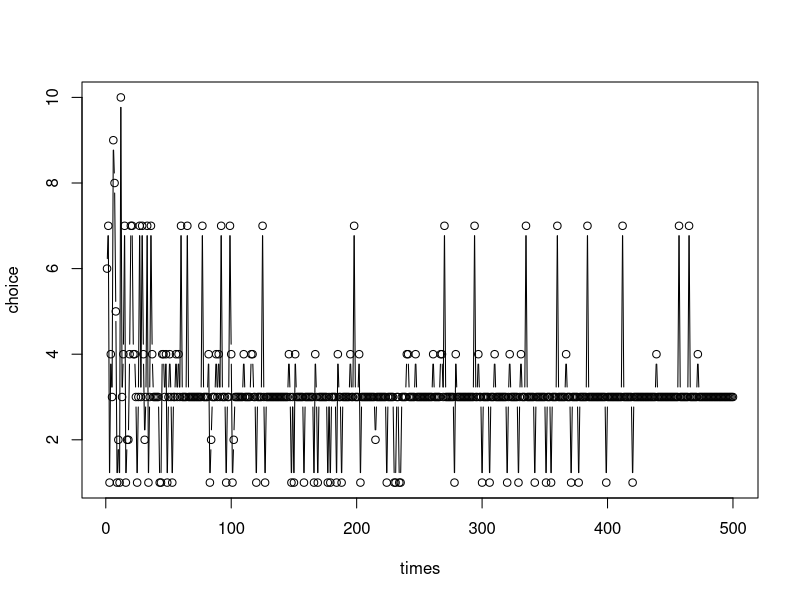

Write the R code that produced this figure.
# multi-armed bandit simulator

machNum=10
triesNum=500

p <- runif(machNum) # do not look at p until you are finished!

winNum <- array(0:0,dim=c(machNum))
totalNum <- array(0:0,dim=c(machNum))
choice <- array(0:0,dim=c(triesNum))

wins <- 0
tries <- 0

play<-function(machine,times)
{
  lastWin<-wins
  k <- machine
  n <- min(times, triesNum - tries)
  res<-runif(n)
  wins <<- wins + sum(res < p[k])
  tries <<- tries + n
  cat(wins, "wins from", tries, "tries\n")
  return(wins-lastWin)
}

getBayP<-function(mach) 
{
  if(totalNum[mach]!=0)
  {
    winNum[mach]/totalNum[mach]
  }
  else
  {
    0.5
  }
}

UCB<-function(mach)
{
  if(totalNum[mach]==0 || tries==0)
    return(0.5)
  else
  {
    r1 <- (tries/triesNum) * getBayP(mach)
    r2 <- ((triesNum-tries)/triesNum)/5 * sqrt(2*log(tries)/totalNum[mach])
    return(r1+r2)
  }
}

chooseTS <- function() 
{
  alpha<-winNum
  beta<-totalNum
  # Thompson Sampling
  n <- length(alpha)
  theta <- rbeta(n, alpha, beta)
  maxSub<-which(theta==max(theta),arr.ind=TRUE)
  cho<-maxSub[rand(1,length(maxSub))]
  choice[tries+1]<<-cho
  return(cho)
}

rand<-function(min,max) {floor(runif(1,min,max+1))}

randChoose<-function(){rand(1,machNum)}
chooseUCB<-function()
{
  machScore <- array(0:0,dim=c(machNum))
  for(n in 1:machNum)
  {
    machScore[n] <- UCB(n)
  }
  maxSub<-which(machScore==max(machScore),arr.ind=TRUE)
  cho<-maxSub[rand(1,length(maxSub))]
  choice[tries+1]<<-cho
  return(cho)
}

chooseGreedy<-function()
{
  machScore <- array(0:0,dim=c(machNum))
  allMach <- array(1:machNum)
  for(n in allMach)
  {
    machScore[n] <- getBayP(n)
  }
  maxP=max(machScore)
  res<-runif(n)
  if(res<maxP[1])
  {
    maxSub<-which(machScore==max(machScore),arr.ind=TRUE)
    cho<-maxSub[rand(1,length(maxSub))]
    choice[tries+1]<<-cho
    return(cho)
  }
  else
  {
    cho<-allMach[rand(1,length(allMach))]
    choice[tries+1]<<-cho
    return(cho)
  }
}

while(tries<triesNum)
{
  cat("enter choice of machine and number of tries")
  machine<-chooseTS()
  times<-1
  thisWin<-play(machine,times)
  winNum[machine]<-winNum[machine]+thisWin
  totalNum[machine]<-totalNum[machine]+times
}
cat('finished, win:', wins)
cat('\n',p)
times<-array(1:triesNum)
plot(times,choice,type="b")
